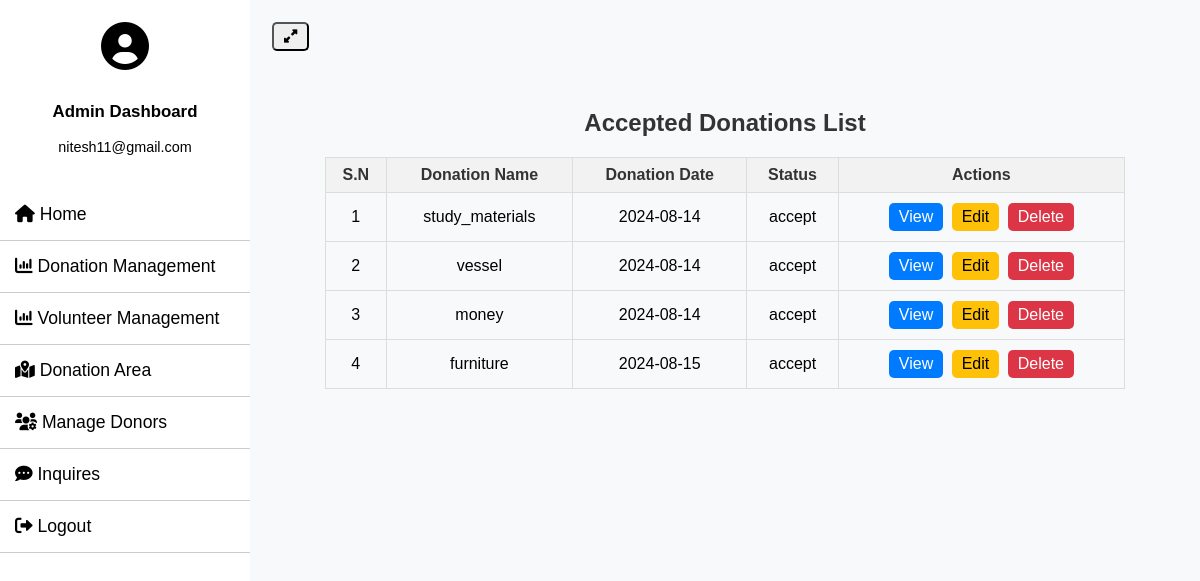
/accepted_donations/ (signed in), run on an earlier commit of the app's database.
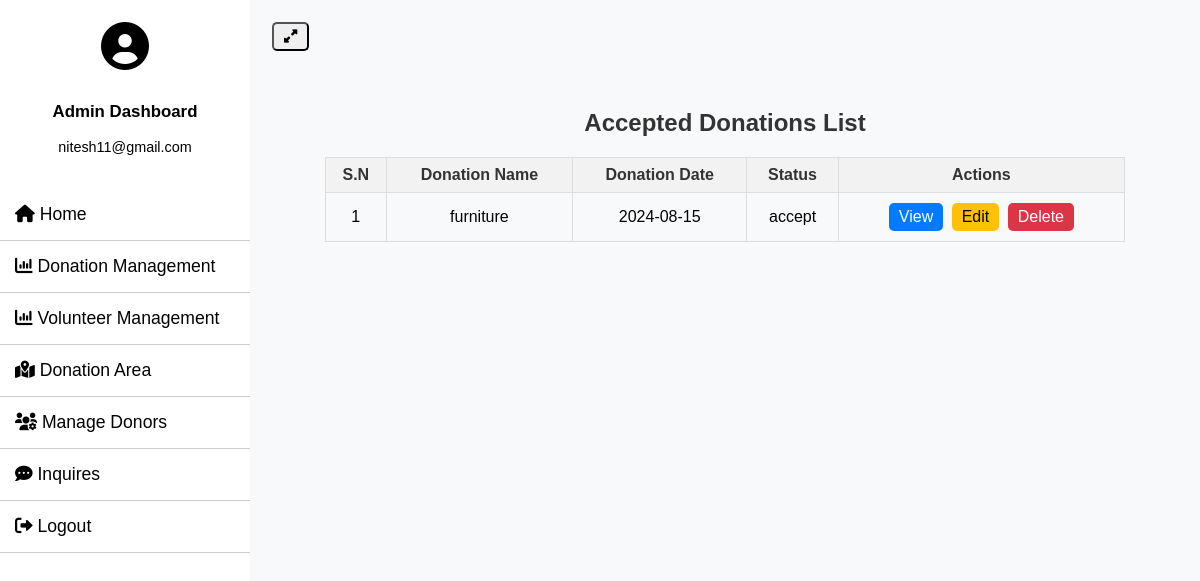
And on a later commit of the database.
### donor_management/models.py (models this page shows, shortened)
class Donation(models.Model):
    STATUS_CHOICES = [
        ('success', 'Success'),
        ('pending', 'Pending'),
        ('failed', 'Failed')
    ]
    donor = models.ForeignKey(Donor, on_delete=models.CASCADE)
    donation_name = models.CharField(max_length=300, null=True)
    donation_pic = models.FileField(null=True)
    collection_loc = models.CharField(max_length=300, null=True)
    description = models.CharField(max_length=500, null=True)
    status = models.CharField(max_length=20, choices=STATUS_CHOICES, default='pending')
    admin_remarks = models.CharField(max_length=500, null=True)
    volunteer = models.ForeignKey(Volunteer, on_delete=models.CASCADE, null=True)
    volunteer_remarks = models.CharField(max_length=500, null=True)
    donation_area = models.ForeignKey(DonationArea, on_delete=models.CASCADE, null=True)
    donation_date = models.DateTimeField(auto_now_add=True)
    created_at = models.DateTimeField(auto_now_add=True)
    updated_at = models.DateTimeField(auto_now=True)

### Charity_Project/views.py (the view)
# urls.py: path('accepted_donations/', accepted_donations, name='accepted_donations'),
def accepted_donations(request):
    if not request.user.is_authenticated:
        return redirect('admin_login')
    donations = Donation.objects.filter(status='accept')
    return render(request, 'accepted_donations.html',  locals())

### Charity_Project/templates/accepted_donations.html (shortened to what this page needs)
{% extends 'admin_base.html' %}
{% block content %}
<div class="donation-history-container">
    <h1>Accepted Donations List</h1>
    <table class="donation-history-table" id="example">
        <thead>
            <tr>
                <th>S.N</th>
                <th>Donation Name</th>
                <th>Donation Date</th>
                <th>Status</th>
                <th>Actions</th>
            </tr>
        </thead>
        <tbody>
            {% for donation in donations %}
            <tr>
                <td>{{ forloop.counter }}</td>
                <td>{{ donation.donation_name }}</td>
                <td>{{ donation.created_at|date:"Y-m-d" }}</td>
                <td>{{ donation.status }}</td>
                <td>
                    <a href="{% url 'accepted_donation_details' pid=donation.id %}" class="btn btn-primary">View</a>
                    <a href="" class="btn btn-warning">Edit</a>
                    <a href="" class="btn btn-danger" onclick="return confirm('Are you sure you want to delete this donation?');">Delete</a>
                </td>
            </tr>
            {% endfor %}
        </tbody>
    </table>
</div>
{% endblock %}

What changed in the data, as far as the page shows it:
no longer on this page (row edited): Donation: donation_name "study_materials", created_at "2024-08-14", status "accept"
no longer on this page (row edited): Donation: donation_name "vessel", created_at "2024-08-14", status "accept"
no longer on this page (row edited): Donation: donation_name "money", created_at "2024-08-14", status "accept"
